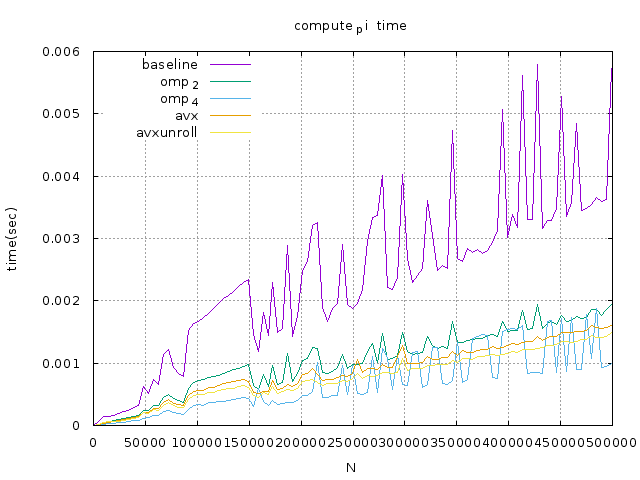

Recreate this plot in gnuplot.
reset                              
set key width 2
set key left
set style fill solid

set grid
set datafile separator "," 
set title 'compute_pi  time'
set ylabel 'time(sec)'
set xlabel 'N'

set term png enhanced font 'Verdana,10'
set output 'runtime.png'


plot "result_clock_gettime.csv" using 1:2 with lines title 'baseline', \
'' using 1:4 with lines title 'omp_2', \
'' using 1:6 with lines title 'omp_4', \
'' using 1:8 with lines title 'avx', \
'' using 1:10 with lines title 'avxunroll'


set xlabel 'N'
set ylabel 'Error'
set datafile separator "," 
set logscale y
set style fill solid
set title 'Compute_pi Error'
set term png enhanced font 'Verdana,10'
set xrange[0:]
set output 'error.png'

plot "result_clock_gettime.csv" using 1:3 title 'baseline' with lines lt rgb 'blue', \
'' using 1:5 title 'openmp_2' with lines lt rgb 'red', \
'' using 1:7 title 'openmp_4' with lines lt rgb 'orange', \
'' using 1:9 title 'avx' with lines lt rgb 'green', \
'' using 1:11 title 'avxunroll' with lines lt rgb 'purple', \
